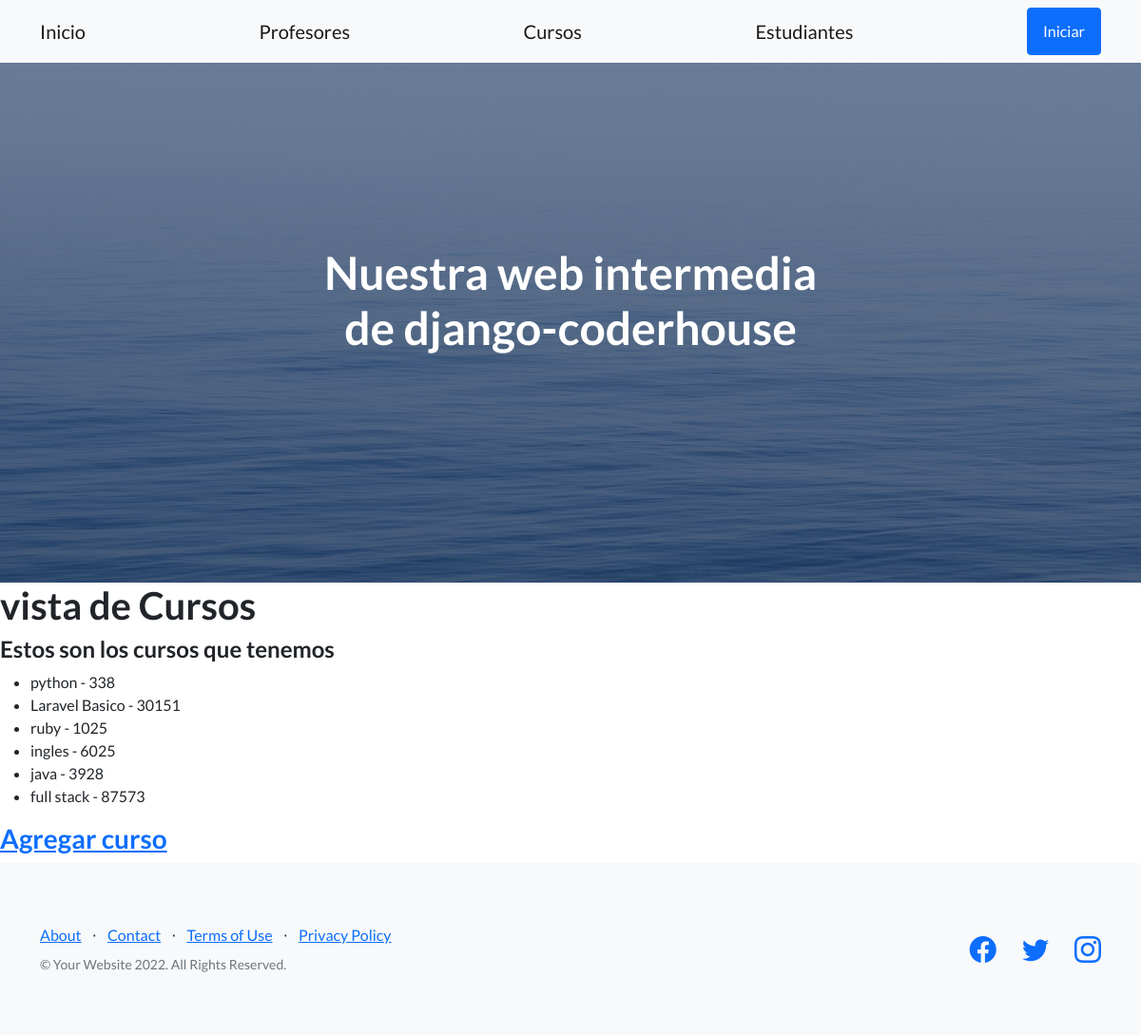
The app's page /app-coder/cursos/, older data.
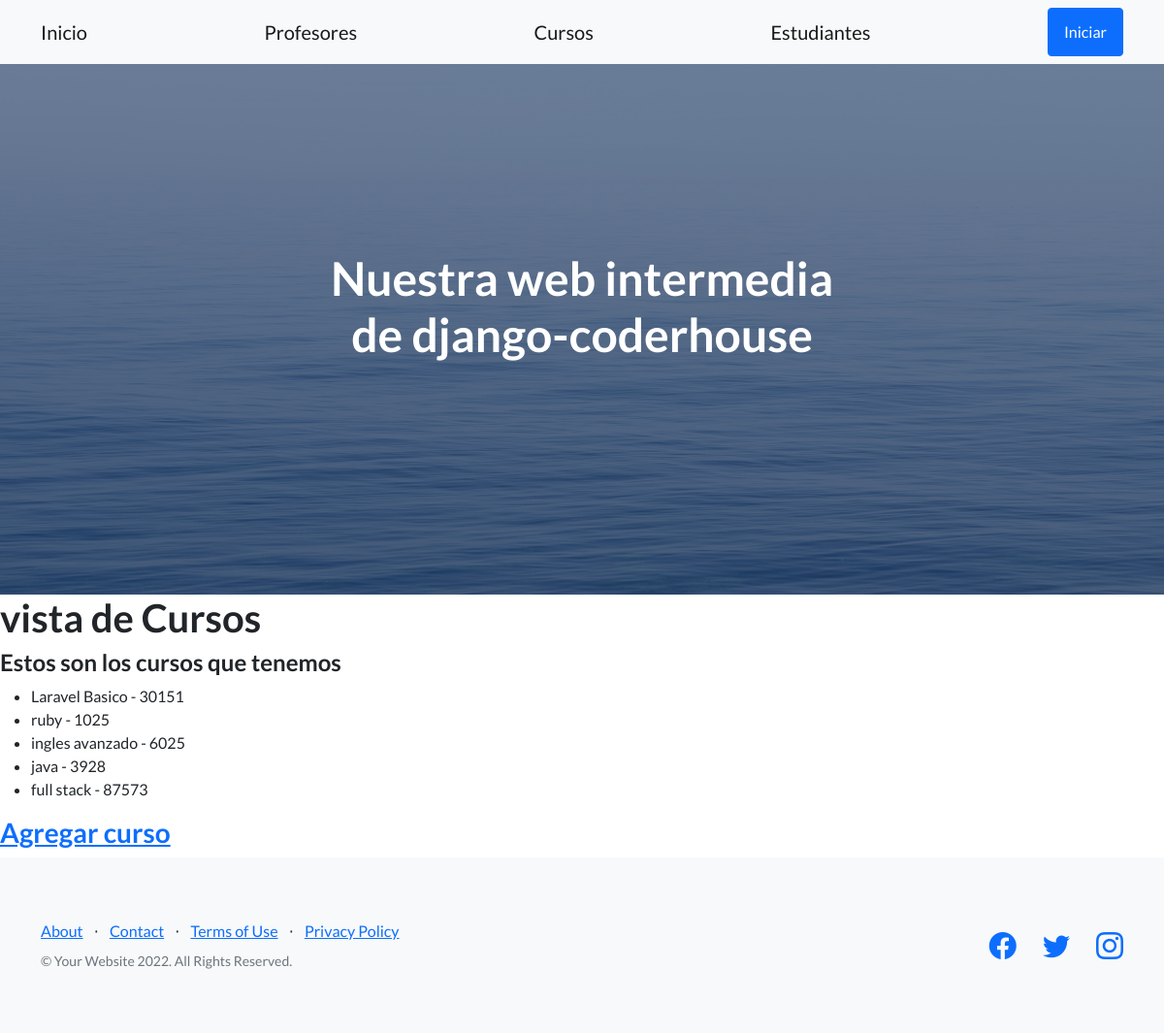
The same page, newer data.
### AppCoder/models.py (models this page shows, shortened)
class Curso(models.Model):
    nombre = models.CharField(max_length=50)
    camada = models.IntegerField()

### AppCoder/views.py (the view)
# urls.py: path("cursos/", cursos, name="Cursos"),
def cursos(request):
    lista=Curso.objects.all
    return render(request,"cursos.html", {"lista_cursos":lista})

### AppCoder/template/cursos.html
{% extends 'padre.html' %}
{% load static %}
{% block contenidoQueCambia %}
    <h1>vista de Cursos </h1>
    <h4>Estos son los cursos que tenemos</h4>
    <ul>
        {% for curso in lista_cursos %}
            <li>{{curso.nombre}} - {{curso.camada}}</li>
        {% endfor %}
    </ul>
    <h3>
        <a href="{% url 'cursoFormulario' %}">Agregar curso</a>
    </h3>
{% endblock contenidoQueCambia %}

### AppCoder/template/padre.html (shortened to what this page needs)
<!DOCTYPE html>
<html lang="en">
    <head>
        {% load static %}
        <link href="https://cdn.jsdelivr.net/npm/bootstrap-icons@1.5.0/font/bootstrap-icons.css" rel="stylesheet" type="text/css" />
        <link href="{% static 'css/styles.css' %}" rel="stylesheet" />
    </head>
    <body>
        <nav class="navbar navbar-light bg-light static-top">
            <div class="container">
                <a class="navbar-brand" href="{% url "Inicio" %}">Inicio</a>
                <a class="navbar-brand" href="{% url "listaProfesores" %}">Profesores</a>
                <a class="navbar-brand" href="{% url "ListaCursos" %}">Cursos</a>
                <a class="navbar-brand" href="{% url "Estudiantes" %}">Estudiantes</a>
                <a class="btn btn-primary" href="#signup">Iniciar</a>
            </div>
        </nav>
        <header class="masthead">
            <div class="container position-relative">
                <div class="row justify-content-center">
                    <div class="col-xl-6">
                        <div class="text-center text-white">
                            <h1 class="mb-5">Nuestra web intermedia de django-coderhouse</h1>
                        </div>
                    </div>
                </div>
            </div>
        </header>
        {% block contenidoQueCambia %}
        {% endblock contenidoQueCambia %}
        <footer class="footer bg-light">
            <div class="container">
                <div class="row">
                    <div class="col-lg-6 h-100 text-center text-lg-start my-auto">
                        <ul class="list-inline mb-2">
                            <li class="list-inline-item"><a href="#!">About</a></li>
                            <li class="list-inline-item">⋅</li>
                            <li class="list-inline-item"><a href="#!">Contact</a></li>
                            <li class="list-inline-item">⋅</li>
                            <li class="list-inline-item"><a href="#!">Terms of Use</a></li>
                            <li class="list-inline-item">⋅</li>
                            <li class="list-inline-item"><a href="#!">Privacy Policy</a></li>
                        </ul>
                        <p class="text-muted small mb-4 mb-lg-0">&copy; Your Website 2022. All Rights Reserved.</p>
                    </div>
                    <div class="col-lg-6 h-100 text-center text-lg-end my-auto">
                        <ul class="list-inline mb-0">
                            <li class="list-inline-item me-4">
                                <a href="#!"><i class="bi-facebook fs-3"></i></a>
                            </li>
                            <li class="list-inline-item me-4">
                                <a href="#!"><i class="bi-twitter fs-3"></i></a>
                            </li>
                            <li class="list-inline-item">
                                <a href="#!"><i class="bi-instagram fs-3"></i></a>
                            </li>
                        </ul>
                    </div>
                </div>
            </div>
        </footer>
    </body>
</html>

Row changes from the older to the newer data that the page shows:
removed Curso: nombre "python", camada "338"
changed Curso: nombre "ingles" → "ingles avanzado"
